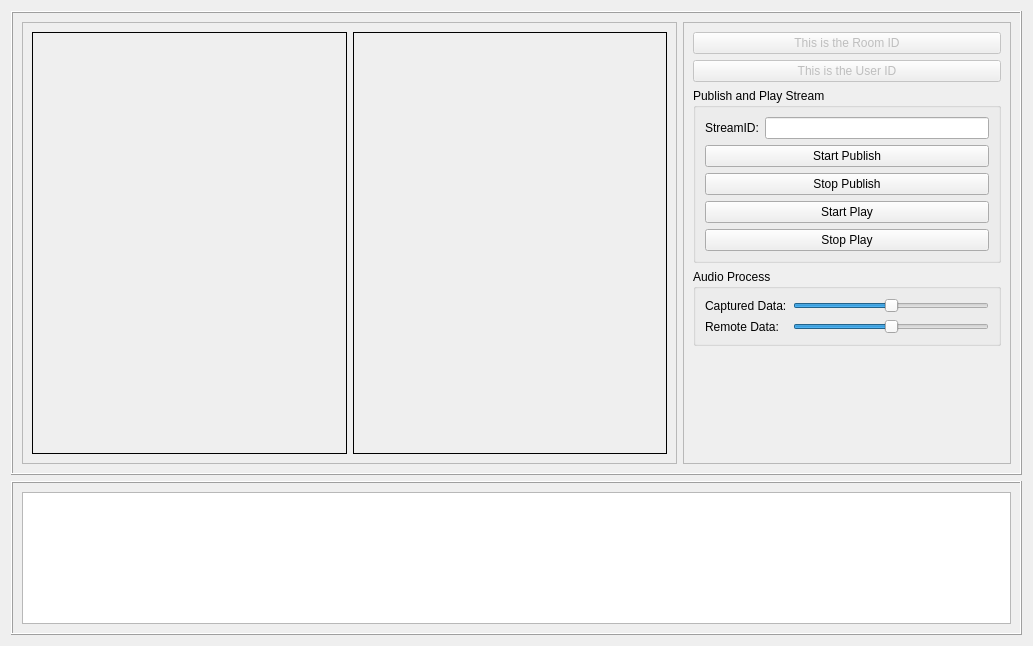
<?xml version="1.0" encoding="UTF-8"?>
<ui version="4.0">
 <class>ZegoAudioProcessDemo</class>
 <widget class="QWidget" name="ZegoAudioProcessDemo">
  <property name="geometry">
   <rect>
    <x>0</x>
    <y>0</y>
    <width>1033</width>
    <height>646</height>
   </rect>
  </property>
  <property name="windowTitle">
   <string>Form</string>
  </property>
  <layout class="QVBoxLayout" name="verticalLayout" stretch="3,1">
   <item>
    <widget class="QFrame" name="frame">
     <property name="frameShape">
      <enum>QFrame::Box</enum>
     </property>
     <property name="frameShadow">
      <enum>QFrame::Raised</enum>
     </property>
     <layout class="QHBoxLayout" name="horizontalLayout_4" stretch="2,1">
      <item>
       <widget class="QFrame" name="frame_2">
        <property name="frameShape">
         <enum>QFrame::StyledPanel</enum>
        </property>
        <property name="frameShadow">
         <enum>QFrame::Raised</enum>
        </property>
        <layout class="QHBoxLayout" name="horizontalLayout_2">
         <item>
          <widget class="QFrame" name="frame_local_preview">
           <property name="sizePolicy">
            <sizepolicy hsizetype="Ignored" vsizetype="Ignored">
             <horstretch>0</horstretch>
             <verstretch>0</verstretch>
            </sizepolicy>
           </property>
           <property name="frameShape">
            <enum>QFrame::Box</enum>
           </property>
          </widget>
         </item>
         <item>
          <widget class="QFrame" name="frame_remote_view">
           <property name="sizePolicy">
            <sizepolicy hsizetype="Ignored" vsizetype="Ignored">
             <horstretch>0</horstretch>
             <verstretch>0</verstretch>
            </sizepolicy>
           </property>
           <property name="frameShape">
            <enum>QFrame::Box</enum>
           </property>
          </widget>
         </item>
        </layout>
       </widget>
      </item>
      <item>
       <widget class="QFrame" name="frame_3">
        <property name="maximumSize">
         <size>
          <width>500</width>
          <height>16777215</height>
         </size>
        </property>
        <property name="frameShape">
         <enum>QFrame::StyledPanel</enum>
        </property>
        <property name="frameShadow">
         <enum>QFrame::Raised</enum>
        </property>
        <layout class="QVBoxLayout" name="verticalLayout_5">
         <item>
          <widget class="QPushButton" name="pushButton_roomID">
           <property name="enabled">
            <bool>false</bool>
           </property>
           <property name="text">
            <string>This is the Room ID</string>
           </property>
          </widget>
         </item>
         <item>
          <widget class="QPushButton" name="pushButton_userID">
           <property name="enabled">
            <bool>false</bool>
           </property>
           <property name="text">
            <string>This is the User ID</string>
           </property>
          </widget>
         </item>
         <item>
          <widget class="QGroupBox" name="groupBox_4">
           <property name="title">
            <string>Publish and Play Stream</string>
           </property>
           <layout class="QFormLayout" name="formLayout_2">
            <item row="0" column="0">
             <widget class="QLabel" name="label_3">
              <property name="text">
               <string>StreamID:</string>
              </property>
             </widget>
            </item>
            <item row="0" column="1">
             <widget class="QLineEdit" name="lineEdit_streamID">
              <property name="sizePolicy">
               <sizepolicy hsizetype="Preferred" vsizetype="Preferred">
                <horstretch>0</horstretch>
                <verstretch>0</verstretch>
               </sizepolicy>
              </property>
             </widget>
            </item>
            <item row="4" column="0" colspan="2">
             <widget class="QPushButton" name="pushButton_startPublish">
              <property name="sizePolicy">
               <sizepolicy hsizetype="Preferred" vsizetype="Preferred">
                <horstretch>0</horstretch>
                <verstretch>0</verstretch>
               </sizepolicy>
              </property>
              <property name="text">
               <string>Start Publish</string>
              </property>
             </widget>
            </item>
            <item row="5" column="0" colspan="2">
             <widget class="QPushButton" name="pushButton_stopPublish">
              <property name="sizePolicy">
               <sizepolicy hsizetype="Preferred" vsizetype="Preferred">
                <horstretch>0</horstretch>
                <verstretch>0</verstretch>
               </sizepolicy>
              </property>
              <property name="text">
               <string>Stop Publish</string>
              </property>
             </widget>
            </item>
            <item row="6" column="0" colspan="2">
             <widget class="QPushButton" name="pushButton_startPlay">
              <property name="sizePolicy">
               <sizepolicy hsizetype="Preferred" vsizetype="Preferred">
                <horstretch>0</horstretch>
                <verstretch>0</verstretch>
               </sizepolicy>
              </property>
              <property name="text">
               <string>Start Play</string>
              </property>
             </widget>
            </item>
            <item row="7" column="0" colspan="2">
             <widget class="QPushButton" name="pushButton_stopPlay">
              <property name="sizePolicy">
               <sizepolicy hsizetype="Preferred" vsizetype="Preferred">
                <horstretch>0</horstretch>
                <verstretch>0</verstretch>
               </sizepolicy>
              </property>
              <property name="text">
               <string>Stop Play</string>
              </property>
             </widget>
            </item>
           </layout>
          </widget>
         </item>
         <item>
          <widget class="QGroupBox" name="groupBox_2">
           <property name="title">
            <string>Audio Process</string>
           </property>
           <layout class="QFormLayout" name="formLayout">
            <item row="0" column="0">
             <widget class="QLabel" name="label_2">
              <property name="text">
               <string>Captured Data:</string>
              </property>
             </widget>
            </item>
            <item row="0" column="1">
             <widget class="QSlider" name="horizontalSlider_capturedData">
              <property name="minimum">
               <number>0</number>
              </property>
              <property name="maximum">
               <number>200</number>
              </property>
              <property name="value">
               <number>100</number>
              </property>
              <property name="orientation">
               <enum>Qt::Horizontal</enum>
              </property>
             </widget>
            </item>
            <item row="1" column="0">
             <widget class="QLabel" name="label">
              <property name="text">
               <string>Remote Data:</string>
              </property>
             </widget>
            </item>
            <item row="1" column="1">
             <widget class="QSlider" name="horizontalSlider_remoteData">
              <property name="maximum">
               <number>200</number>
              </property>
              <property name="value">
               <number>100</number>
              </property>
              <property name="orientation">
               <enum>Qt::Horizontal</enum>
              </property>
             </widget>
            </item>
           </layout>
          </widget>
         </item>
         <item>
          <spacer name="verticalSpacer">
           <property name="orientation">
            <enum>Qt::Vertical</enum>
           </property>
           <property name="sizeHint" stdset="0">
            <size>
             <width>20</width>
             <height>161</height>
            </size>
           </property>
          </spacer>
         </item>
        </layout>
       </widget>
      </item>
     </layout>
    </widget>
   </item>
   <item>
    <widget class="QFrame" name="frame_5">
     <property name="sizePolicy">
      <sizepolicy hsizetype="Preferred" vsizetype="Preferred">
       <horstretch>0</horstretch>
       <verstretch>0</verstretch>
      </sizepolicy>
     </property>
     <property name="minimumSize">
      <size>
       <width>300</width>
       <height>0</height>
      </size>
     </property>
     <property name="maximumSize">
      <size>
       <width>16777215</width>
       <height>16777215</height>
      </size>
     </property>
     <property name="frameShape">
      <enum>QFrame::Box</enum>
     </property>
     <property name="frameShadow">
      <enum>QFrame::Raised</enum>
     </property>
     <layout class="QVBoxLayout" name="verticalLayout_2">
      <item>
       <widget class="QTextEdit" name="textEdit_log">
        <property name="html">
         <string>&lt;!DOCTYPE HTML PUBLIC &quot;-//W3C//DTD HTML 4.0//EN&quot; &quot;http://www.w3.org/TR/REC-html40/strict.dtd&quot;&gt;
&lt;html&gt;&lt;head&gt;&lt;meta name=&quot;qrichtext&quot; content=&quot;1&quot; /&gt;&lt;style type=&quot;text/css&quot;&gt;
p, li { white-space: pre-wrap; }
&lt;/style&gt;&lt;/head&gt;&lt;body style=&quot; font-family:'.AppleSystemUIFont'; font-size:13pt; font-weight:400; font-style:normal;&quot;&gt;
&lt;p style=&quot;-qt-paragraph-type:empty; margin-top:0px; margin-bottom:0px; margin-left:0px; margin-right:0px; -qt-block-indent:0; text-indent:0px; font-family:'SimSun'; font-size:9pt;&quot;&gt;&lt;br /&gt;&lt;/p&gt;&lt;/body&gt;&lt;/html&gt;</string>
        </property>
       </widget>
      </item>
     </layout>
    </widget>
   </item>
  </layout>
 </widget>
 <resources/>
 <connections/>
</ui>
